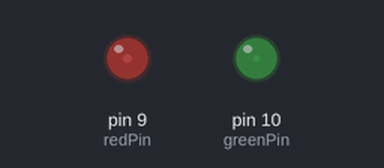
A sketch run on a simulated Arduino Uno, built with avr-gcc and run on an emulated ATmega328P. On the bench: output pins drawn as LEDs (lit = HIGH). Random numbers use the default seed unless the sketch sets one.

Above: at 0.04 s.
At 39.69 s:
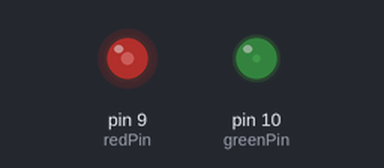
Timing chart, 0 to 40.0 s (numbered marks = the images above):
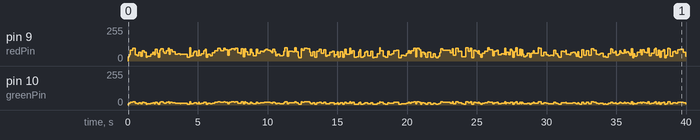

The sketch:

Scarecrow_RGBLed.ino
```cpp
/*
 * Purpose:     Sketch will run the scarecrow RGB led.
 *              It simulated a flickering orange color like a candle in a pumpkin.
 *
 * Written:     John Wiltse
 * Date:        10/01/2015
 * Updated:     10/21/2017 Cleaned up the code a bit, and documented better
 * Controllers: Tested on an arduino micro, and a pro trinkit 3.3v 12Mhz.
 *              Many others should work fine.
 * Programmed:  Arduino IDE 1.8.1
 * Mechanical:  red wire    -> pin 9
 *              green wire  -> pin 10
 *              black wire  -> gnd (pin G on the trinket)
 */

/* define the pins on the controller to attach red and green wire. Black goes to a ground pin */
const int redPin = 9;
const int greenPin = 10;

/* define a brightness variables to work with */
int randomBrightness = 0;
int randomDelay = 0;


/* do this only once on startup */
void setup()
{
    /* pins are output to drive the leds */
    pinMode(redPin, OUTPUT);
    pinMode(greenPin, OUTPUT);
}

/* do this forever after startup */
void loop()
{
    /* get a random number and assign to randomBrightness */
    randomBrightness = random(25, 100);

    /* output random red, and not as much random green */
    analogWrite(redPin, randomBrightness);
    analogWrite(greenPin, randomBrightness/4);

    /* get a random delay min = 50 max = 200 to simulate the flicker.
     * Play with this a bit to change the effect. Maybe put on some potentiometers! */
    randomDelay = random(50, 200);
    delay(randomDelay);
}
```
